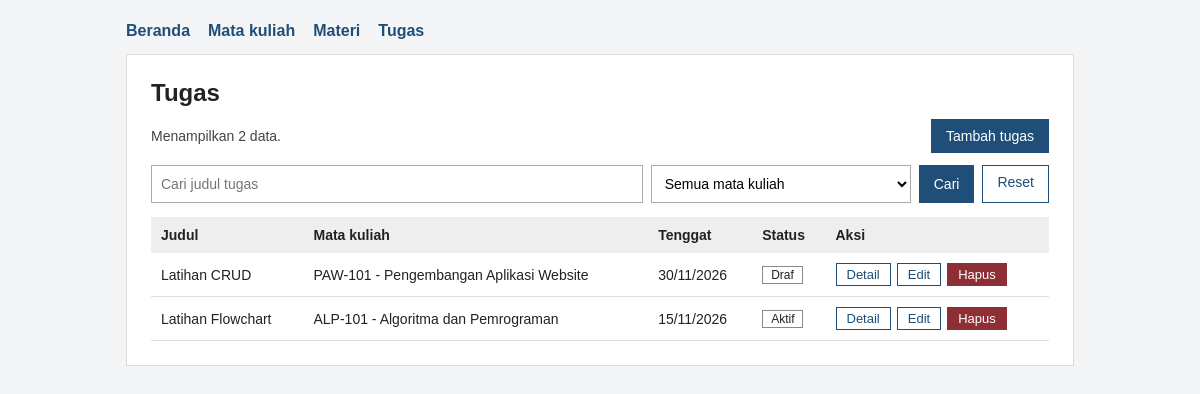
/daftar_tugas.php, run on the app's committed database.
### tables this page shows
CREATE TABLE tugas (
  id INT UNSIGNED AUTO_INCREMENT PRIMARY KEY,
  mata_kuliah_id INT UNSIGNED NOT NULL,
  judul VARCHAR(150) NOT NULL,
  instruksi TEXT NOT NULL,
  tenggat DATE NOT NULL,
  status VARCHAR(20) NOT NULL,
  FOREIGN KEY (mata_kuliah_id)
    REFERENCES mata_kuliah(id) ON DELETE RESTRICT
);

CREATE TABLE mata_kuliah (
  id INT UNSIGNED AUTO_INCREMENT PRIMARY KEY,
  kode VARCHAR(20) NOT NULL UNIQUE,
  nama VARCHAR(100) NOT NULL,
  dosen VARCHAR(100) NOT NULL,
  semester TINYINT UNSIGNED NOT NULL
);

### daftar_tugas.php (the view, shortened to what this page needs)
<?php
require 'koneksi.php';
require 'fungsi.php';
$cari = ambil_cari();
$kata = kata_like($cari);
$filter = ambil_id($_GET['mata_kuliah_id'] ?? '');
$daftar_mk = ambil_daftar_mata_kuliah($koneksi);
$stmt = $koneksi->prepare(
    'SELECT t.id, t.judul, t.tenggat, t.status, mk.kode, mk.nama
     FROM tugas t
     JOIN mata_kuliah mk ON mk.id = t.mata_kuliah_id
     WHERE t.judul LIKE ? AND (? = 0 OR t.mata_kuliah_id = ?)
     ORDER BY t.id DESC'
);
$stmt->bind_param('sii', $kata, $filter, $filter);
$stmt->execute();
$hasil = $stmt->get_result();
$jumlah = $hasil->num_rows;
tampil_header('Tugas');
?>
<h1>Tugas</h1>
<div class="baris-atas">
    <span class="ket">Menampilkan <?= $jumlah ?> data.</span>
    <a class="tombol tombol-utama" href="tambah_tugas.php">Tambah tugas</a>
</div>
<form class="cari" method="get" action="daftar_tugas.php">
    <input type="text" name="cari" value="<?= e($cari) ?>" placeholder="Cari judul tugas">
    <select name="mata_kuliah_id">
        <?php pilihan_mata_kuliah($daftar_mk, $filter, 'Semua mata kuliah'); ?>
    </select>
    <button class="tombol tombol-utama" type="submit">Cari</button>
    <a class="tombol" href="daftar_tugas.php">Reset</a>
</form>
<?php if ($jumlah === 0): ?>
    <div class="kosong">Data tidak ditemukan.</div>
<?php else: ?>
    <table class="tabel">
        <tr>
            <th>Judul</th>
            <th>Mata kuliah</th>
            <th>Tenggat</th>
            <th>Status</th>
            <th>Aksi</th>
        </tr>
    <?php while ($t = $hasil->fetch_assoc()): ?>
        <tr>
            <td><?= e($t['judul']) ?></td>
            <td><?= e($t['kode'] . ' - ' . $t['nama']) ?></td>
            <td><?= e(format_tanggal($t['tenggat'])) ?></td>
            <td><span class="status"><?= e($t['status']) ?></span></td>
            <td>
                <div class="aksi">
                    <a class="tombol tombol-kecil" href="detail_tugas.php?id=<?= (int) $t['id'] ?>">Detail</a>
                    <a class="tombol tombol-kecil" href="edit_tugas.php?id=<?= (int) $t['id'] ?>">Edit</a>
                    <a class="tombol tombol-kecil tombol-bahaya" href="hapus_tugas.php?id=<?= (int) $t['id'] ?>">Hapus</a>
                </div>
            </td>
        </tr>
    <?php endwhile; ?>
    </table>
<?php endif; ?>
<?php
tampil_footer();

### fungsi.php (shortened to what this page needs)
<?php
function e($teks)
{
    return htmlspecialchars((string) $teks, ENT_QUOTES, 'UTF-8');
}
function ambil_id($nilai)
{
    if (!is_string($nilai) || !ctype_digit($nilai) || strlen($nilai) > 10) {
        return 0;
    }
    return (int) $nilai;
}
function bersihkan($nilai)
{
    return trim(str_replace("\r\n", "\n", $nilai));
}
function ambil_cari()
{
    return bersihkan($_GET['cari'] ?? '');
}
function kata_like($cari)
{
    return '%' . addcslashes($cari, '%_\\') . '%';
}
function format_tanggal($tanggal)
{
    $waktu = strtotime($tanggal);
    return $waktu ? date('d/m/Y', $waktu) : $tanggal;
}
function tampil_header($judul)
{
    ?>
<!DOCTYPE html>
<html lang="id">
<head>
    <link rel="stylesheet" href="style.css">
</head>
<body>
<div class="halaman">
    <nav class="menu">
        <a href="index.php">Beranda</a>
        <a href="daftar_mata_kuliah.php">Mata kuliah</a>
        <a href="daftar_materi.php">Materi</a>
        <a href="daftar_tugas.php">Tugas</a>
    </nav>
    <main class="kartu">
<?php
}
function tampil_footer()
{
    ?>
    </main>
</div>
</body>
</html>
<?php
}
function pilihan_mata_kuliah($daftar, $terpilih, $label_kosong)
{
    echo '<option value="">' . e($label_kosong) . '</option>';
}

### style.css (style rules this page uses)
* { box-sizing: border-box; }
body { margin: 0; font-family: Arial, Helvetica, sans-serif; color: #222; background: #f3f5f7; }
.halaman { max-width: 980px; margin: 0 auto; padding: 16px; }
.menu { display: flex; flex-wrap: wrap; gap: 18px; padding: 6px 0 14px; }
.menu a { color: #1f4e79; font-weight: bold; text-decoration: none; }
.kartu { background: #fff; border: 1px solid #ddd; padding: 24px; }
h1 { margin: 0 0 8px; font-size: 24px; }
.ket { color: #444; font-size: 14px; }
a { color: #1f4e79; }
.baris-atas { display: flex; justify-content: space-between; align-items: center; margin: 12px 0; }
.cari { display: flex; flex-wrap: wrap; gap: 8px; margin-bottom: 14px; }
.cari input[type="text"] { flex: 1 1 200px; }
.cari select { flex: 0 1 260px; }
.tabel { width: 100%; border-collapse: collapse; }
.tabel th { background: #eee; text-align: left; padding: 10px; font-size: 14px; }
.tabel td { padding: 10px; border-bottom: 1px solid #ddd; font-size: 14px; vertical-align: middle; }
.aksi { display: flex; gap: 6px; flex-wrap: wrap; }
.tombol { display: inline-block; padding: 8px 14px; border: 1px solid #1f4e79; background: #fff; color: #1f4e79; text-decoration: none; font-size: 14px; font-family: inherit; cursor: pointer; }
.tombol-utama { background: #1f4e79; color: #fff; }
.tombol-bahaya { background: #8e2f35; border-color: #8e2f35; color: #fff; }
.tombol-kecil { padding: 3px 10px; font-size: 13px; }
input[type="text"], input[type="date"], select, textarea { width: 100%; padding: 9px; border: 1px solid #aaa; font-family: inherit; font-size: 14px; background: #fff; }
.status { display: inline-block; padding: 1px 8px; border: 1px solid #888; font-size: 12px; }

### data on the page
tugas: judul "Latihan CRUD", mata_kuliah.nama "PAW-101 - Pengembangan Aplikasi Website", tenggat "30/11/2026", status "Draf"
tugas: judul "Latihan Flowchart", mata_kuliah.nama "ALP-101 - Algoritma dan Pemrograman", tenggat "15/11/2026", status "Aktif"

### other printed values
$jumlah "2"
form field mata_kuliah_id "Semua mata kuliah"
